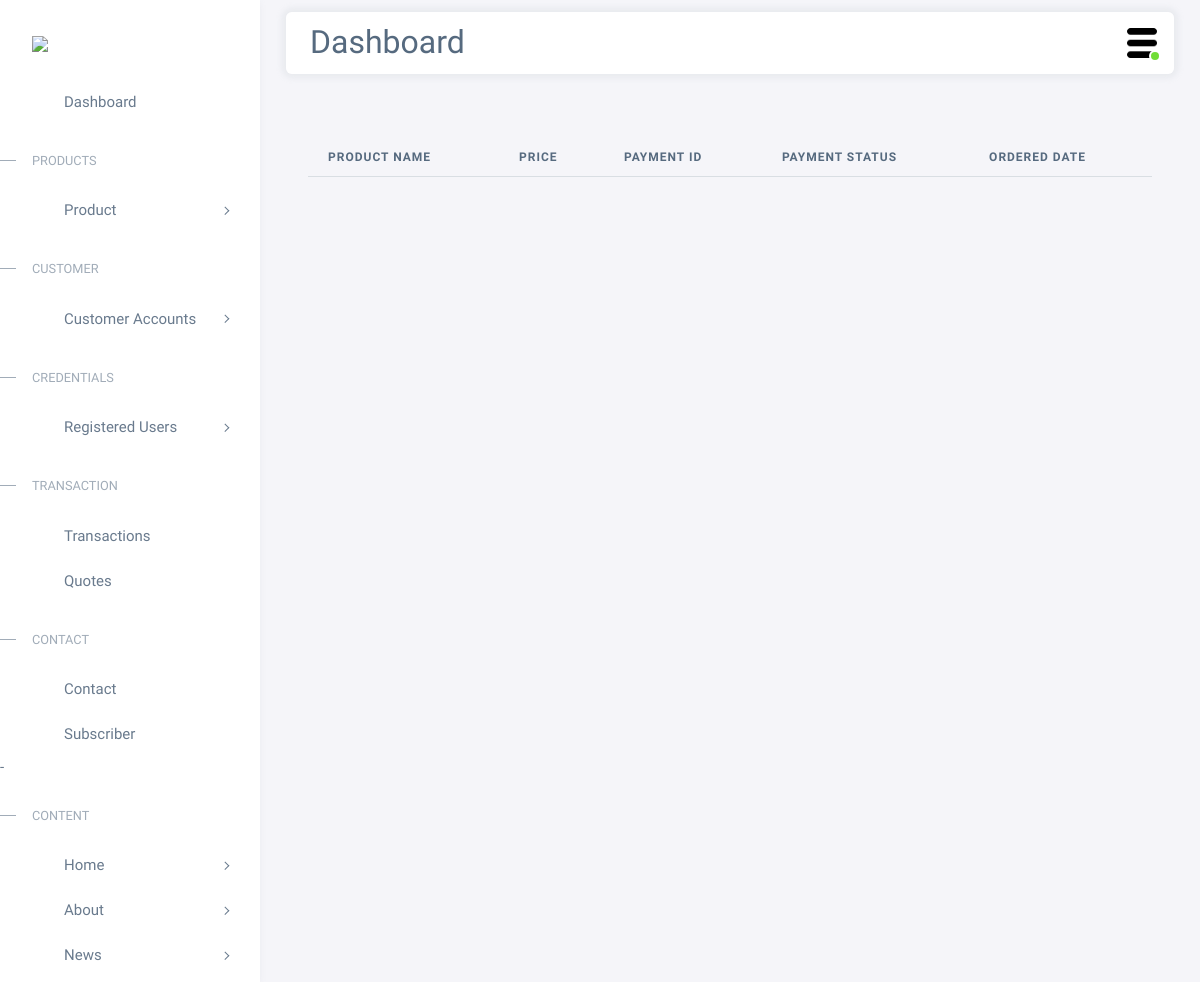
Before: /devadmin/monthlyfilter/ with the older database file.
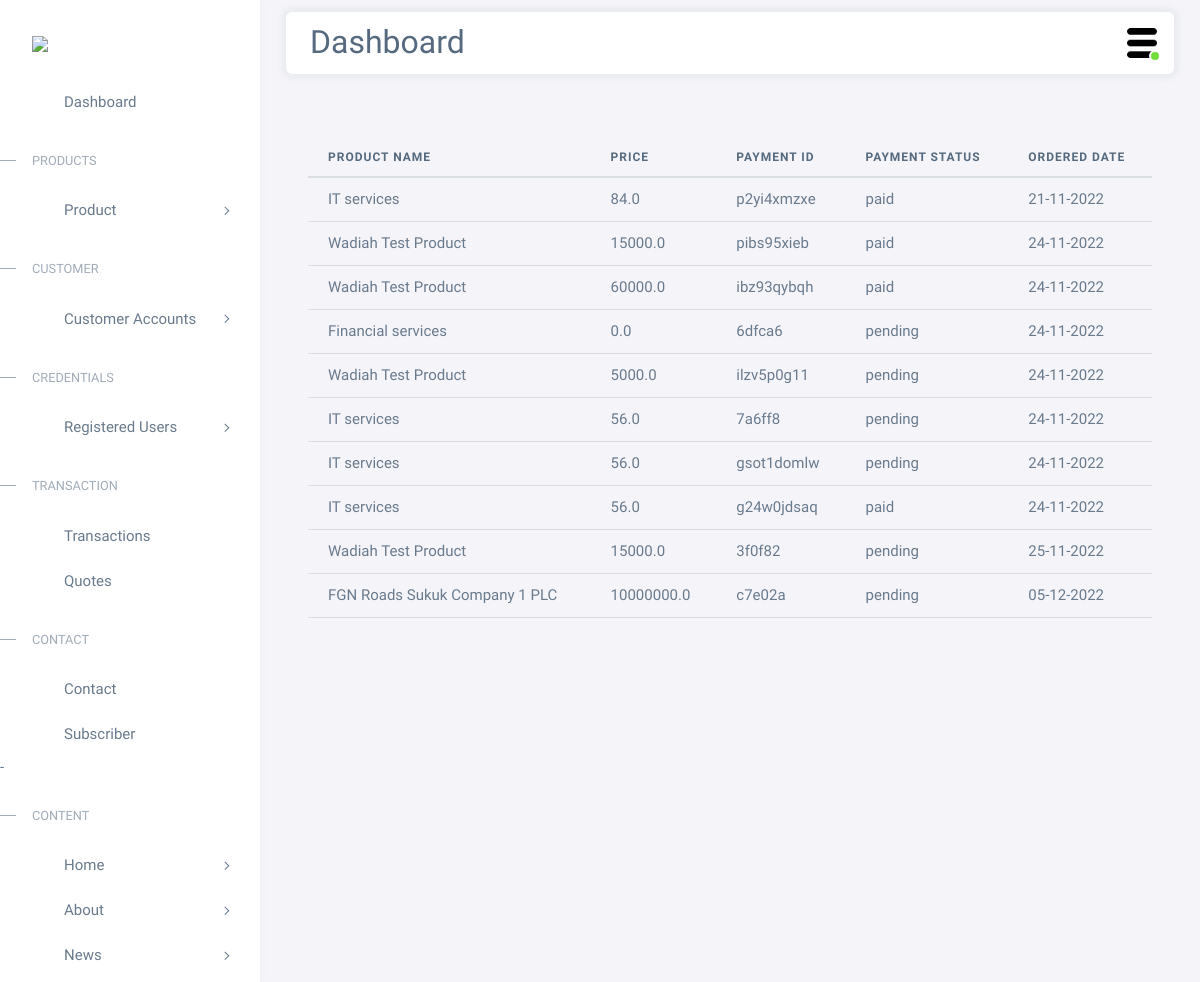
After: the same page with the newer database file.
### accounts/models.py (models this page shows, shortened)
class OrderPlaced(models.Model):
    user = models.ForeignKey(User, on_delete=models.CASCADE)
    product = models.ForeignKey(SubProduct, on_delete=models.SET_NULL, default= None, null=True)
    product_title = models.CharField(max_length=100,default=None,null=True)
    price = models.FloatField()
    modeofpayment = models.CharField(max_length=100)
    payment_id = models.CharField(max_length=100)
    ordered_date_time = models.DateTimeField(auto_now_add =True)
    ordered_date = models.DateField(auto_now_add =True)
    due_date = models.DateField(default='1970-01-01')
    updated = models.DateTimeField(auto_now=True)
    payment_status = models.CharField(max_length=50)
    quantity = models.FloatField()
    frequency = models.CharField(max_length=200, default='Null')
    currency = models.CharField(max_length=200, default='Null')

### accounts/views.py (the view)
# urls.py: path('devadmin/monthlyfilter/', views.monthlyfilter, name='monthlyfilter'),
def monthlyfilter(request):
    order = OrderPlaced.objects.all()
    return render(request, 'devadmin/monthlyfilter.html',{'orders':order})

### accounts/templates/devadmin/monthlyfilter.html (shortened to what this page needs)
{% extends 'devadmin/base.html' %}
{% load static %}
{% block main-content %}
<link rel="stylesheet" href="https://cdn.datatables.net/1.12.1/css/jquery.dataTables.min.css">
<link rel="stylesheet" href="https://cdn.datatables.net/datetime/1.1.2/css/dataTables.dateTime.min.css">
<link rel="stylesheet" href="https://cdn.datatables.net/1.12.1/css/dataTables.bootstrap4.min.css">
<link rel="stylesheet" href="https://cdn.datatables.net/buttons/2.2.3/css/buttons.bootstrap4.min.css">
<div class="m-5">
<table id="example" class="table display nowrap mt-3" style="width:100%">
  <thead>
      <tr>
          <th>Product Name</th>
          <th>Price</th>
          <th>Payment ID</th>
          <th>Payment Status</th>
          <th>Ordered Date</th>
        </tr>
  </thead>
  <tbody>
    {% for i in orders %}
    <tr>
        <td>{{i.product_title}}</td>
        <td>{{i.price}}</td>
        <td>{{i.payment_id}}</td>
        <td>{{i.payment_status}}</td>
        <td>{{i.ordered_date|date:"d-m-Y"}}</td>
      </tr>
    {% endfor %}
    </tbody>
</table>
</div>
{% endblock main-content %}

### accounts/templates/devadmin/base.html (shortened to what this page needs)
<!DOCTYPE html>
{% load static %}
<html>
  <head>
    <link rel="stylesheet" href="{% static 'devadmin/vendor/fonts/boxicons.css' %}" />
    <link rel="stylesheet" href="{% static 'devadmin/vendor/css/core.css' %}" class="template-customizer-core-css" />
    <link rel="stylesheet" href="{% static 'devadmin/vendor/css/theme-default.css' %}" class="template-customizer-theme-css" />
    <link rel="stylesheet" href="{% static 'devadmin/css/demo.css' %}" />
    <link rel="stylesheet" href="https://cdnjs.cloudflare.com/ajax/libs/jquery-toast-plugin/1.3.2/jquery.toast.css">
        <link rel="stylesheet" href="{% static 'accounts/css/style.css' %}">
        <link rel="stylesheet" href="{% static 'accounts/css/responsive.css' %}">
  </head>
  <body>
    <div class="layout-wrapper layout-content-navbar">
      <div class="layout-container">
        <aside id="layout-menu" class="layout-menu menu-vertical menu bg-menu-theme">
          <div class="app-brand demo">
            <a href="{% url 'dashboard' %}" class="app-brand-link">
              <span class="app-brand-logo demo">
                <img class="lgo-img" src="{% static 'todo/img/my-img/trustbank_arthur.png' %}" >
              </span>
            </a>
          </div>
          <ul class="menu-inner py-1">
            <li class="menu-item">
              <a href="{% url 'dashboard' %}" class="menu-link">
                <i class="menu-icon tf-icons bx bx-home-circle"></i>
                <div data-i18n="Analytics">Dashboard</div>
              </a>
            </li>
            <li class="menu-header small text-uppercase">
                <span class="menu-header-text">Products</span>
              </li>
            <li class="menu-item">
              <a href="javascript:void(0);" class="menu-link menu-toggle">
                <i class="menu-icon tf-icons bx bx-detail"></i>
                <div data-i18n="Layouts">Product</div>
              </a>
            </li>
            <li class="menu-header small text-uppercase">
              <span class="menu-header-text">Customer</span>
            </li>
            <li class="menu-item">
              <a href="javascript:void(0);" class="menu-link menu-toggle">
                <i class="menu-icon tf-icons bx bx-user"></i>
                <div data-i18n="Layouts">Customer Accounts</div>
              </a>
            </li>
            <li class="menu-header small text-uppercase"><span class="menu-header-text">Credentials</span></li>
            <li class="menu-item">
                <a href="javascript:void(0);" class="menu-link menu-toggle">
                  <i class="menu-icon tf-icons bx bx-lock-open-alt"></i>
                  <div data-i18n="Authentications">Registered Users</div>
                </a>
              </li>
            <li class="menu-header small text-uppercase">
                <span class="menu-header-text">Transaction</span>
              </li>
              <li class="menu-item">
                  <a href="{% url 'transaction' %}" class="menu-link">
                    <i class="menu-icon tf-icons bx bx-wallet"></i>
                    <div data-i18n="Analytics">Transactions</div>
                  </a>
              </li>
              <li class="menu-item">
                <a href="{% url 'adminquote' %}" class="menu-link">
                  <i class="menu-icon tf-icons bx bx-message"></i>
                  <div data-i18n="Analytics">Quotes</div>
                </a>
            </li>
            <li class="menu-header small text-uppercase">
              <span class="menu-header-text">Contact</span>
            </li>
            <li class="menu-item">
                <a href="{% url 'admincontactlist' %}" class="menu-link">
                  <i class="menu-icon tf-icons bx bx-user"></i>
                  <div data-i18n="Analytics">Contact</div>
                </a>
            </li>
            <li class="menu-item">
              <a href="{% url 'adminsubscriberlist' %}" class="menu-link">
                <i class="menu-icon tf-icons bx bx-user"></i>
                <div data-i18n="Analytics">Subscriber</div>
              </a>
            -</li>
            <li class="menu-header small text-uppercase"><span class="menu-header-text">Content</span></li>
            <li class="menu-item">
                <a href="javascript:void(0);" class="menu-link menu-toggle">
                  <i class="menu-icon tf-icons bx bx-detail"></i>
                  <div data-i18n="Authentications">Home</div>
                </a>
              </li>
              <li class="menu-item">
                <a href="javascript:void(0);" class="menu-link menu-toggle">
                  <i class="menu-icon tf-icons bx bx-detail"></i>
                  <div data-i18n="Authentications">About</div>
                </a>
              </li>
              <li class="menu-item">
                <a href="javascript:void(0);" class="menu-link menu-toggle">
                  <i class="menu-icon tf-icons bx bx-detail"></i>
                  <div data-i18n="Authentications">News</div>
                </a>
              </li>
          </ul>
        </aside>
        <div class="layout-page">
          <nav
            class="layout-navbar container-xxl navbar navbar-expand-xl navbar-detached align-items-center bg-navbar-theme"
            id="layout-navbar"
          >
            <div class="navbar-nav-right d-flex align-items-center" id="navbar-collapse">
              <div class="navbar-nav align-items-center">
                <div class="nav-item d-flex align-items-center">
                  <h2 class="mt-3">Dashboard</h2>
                </div>
              </div>
              <ul class="navbar-nav flex-row align-items-center ms-auto">
                <li class="nav-item navbar-dropdown dropdown-user dropdown">
                  <a class="nav-link dropdown-toggle hide-arrow" href="javascript:void(0);" data-bs-toggle="dropdown">
                    <div style="margin-left: 50%;margin-bottom: 4%;margin-bottom: -58%;" >
                     <img  src="{% static 'todo/img/my-img/icons8.png' %}" class="w-px-40 h-auto rounded-circle">
                    </div>
                  </a>
                </li>
              </ul>
            </div>
          </nav>
          {% block main-content %}
          {% endblock main-content %}
  </body>
</html>

### accounts/static/devadmin/css/demo.css (style rules this page uses)
.menu .app-brand.demo { height: 64px; margin-top: 12px; }
.app-brand-logo.demo img { width: 200px; }

### accounts/static/accounts/css/style.css (style rules this page uses)
body, html { margin: 0; padding: 0; overflow-x: hidden; }

Changed rows visible on the page:
added OrderPlaced: product_title "IT services", price "84.0", payment_id "p2yi4xmzxe", payment_status "paid", ordered_date "21-11-2022"
added OrderPlaced: product_title "Wadiah Test Product", price "15000.0", payment_id "pibs95xieb", payment_status "paid", ordered_date "24-11-2022"
added OrderPlaced: product_title "Wadiah Test Product", price "60000.0", payment_id "ibz93qybqh", payment_status "paid", ordered_date "24-11-2022"
added OrderPlaced: product_title "Financial services", price "0.0", payment_id "6dfca6", payment_status "pending", ordered_date "24-11-2022"
added OrderPlaced: product_title "Wadiah Test Product", price "5000.0", payment_id "ilzv5p0g11", payment_status "pending", ordered_date "24-11-2022"
added OrderPlaced: product_title "IT services", price "56.0", payment_id "7a6ff8", payment_status "pending", ordered_date "24-11-2022"
added OrderPlaced: product_title "IT services", price "56.0", payment_id "gsot1domlw", payment_status "pending", ordered_date "24-11-2022"
added OrderPlaced: product_title "IT services", price "56.0", payment_id "g24w0jdsaq", payment_status "paid", ordered_date "24-11-2022"
added OrderPlaced: product_title "Wadiah Test Product", price "15000.0", payment_id "3f0f82", payment_status "pending", ordered_date "25-11-2022"
added OrderPlaced: product_title "FGN Roads Sukuk Company 1 PLC", price "10000000.0", payment_id "c7e02a", payment_status "pending", ordered_date "05-12-2022"
